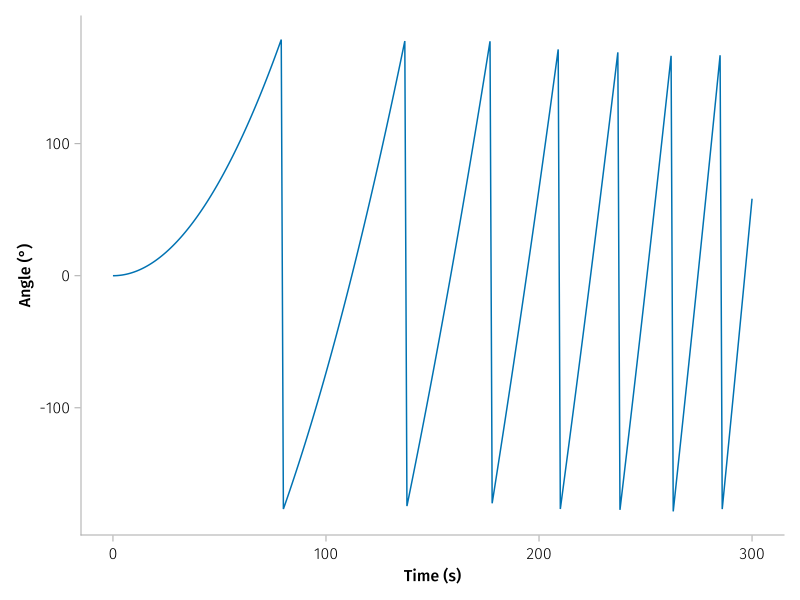

The script that saved this image:
# This file was generated, do not modify it. # hide
times = 0:1:5*60
ϕ_vec = simple_sol(times)[spacecraft.Ix.phi]

function handle_angle(angle)
    if abs(angle) > pi
        a = angle
        while a > pi
            a -= 2*pi
        end
        return a
    else
        return angle
    end
end

fig2 = Figure()
ax2 = Axis(fig2[1,1], xlabel="Time (s)", ylabel="Angle (°)")

lines!(ax2, times, rad2deg.(handle_angle.(ϕ_vec)))

fig2
save("assets/posts/acausal-sadc-modelling/code/simple-vis.svg", fig2) #hide